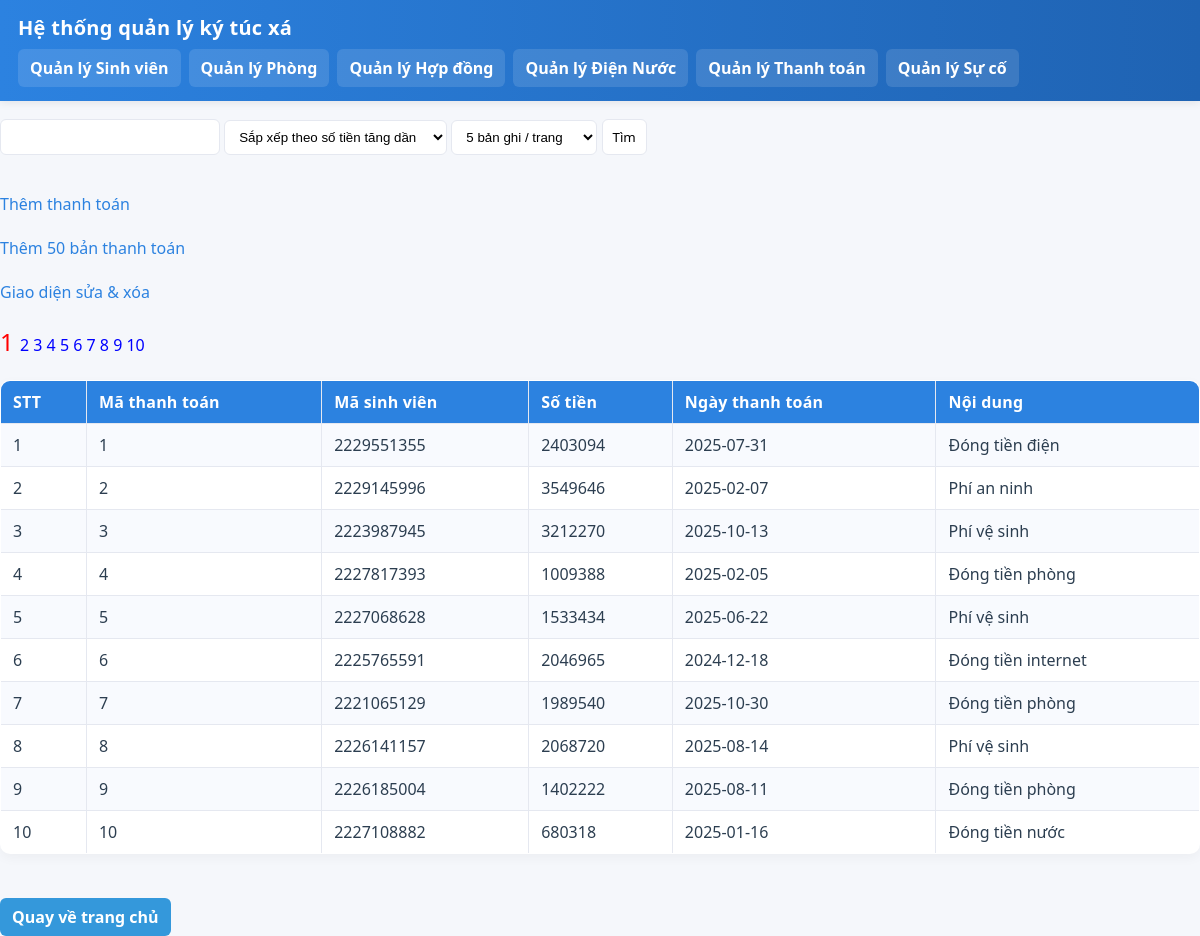
Page /thanhtoan/index.php on the earlier database version.
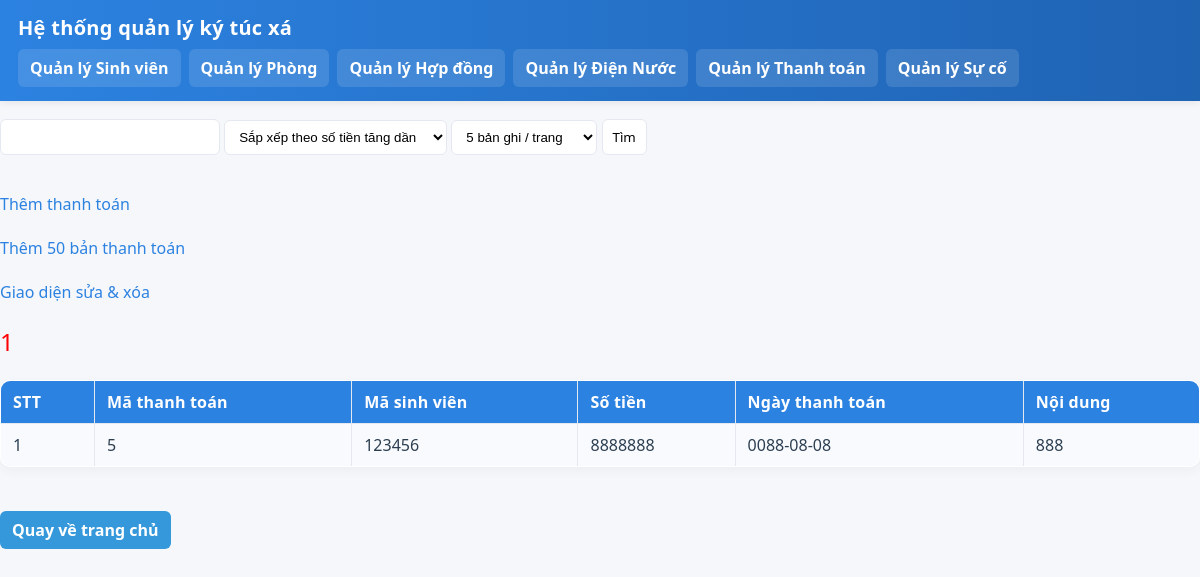
Same page on the later database version.
### tables this page shows
CREATE TABLE `thanhtoan` (
  `MaTT` int(11) NOT NULL,
  `MaSV` varchar(20) DEFAULT NULL,
  `SoTien` int(11) DEFAULT NULL,
  `NgayTT` date DEFAULT NULL,
  `NoiDung` varchar(200) DEFAULT NULL
);

### thanhtoan/index.php (the view, shortened to what this page needs)
<?php include "../menu.php"; ?>
<!DOCTYPE html>
<html>
<head>
</head>
<body>
<form method="GET">
    <input type="text" name="q" value="<?php echo isset($_GET['q']) ? $_GET['q'] : '' ?>">
    <select name="order">
        <option value="ASC" <?php if(isset($_GET['order']) && $_GET['order']=="ASC") echo "selected"; ?>>
            Sắp xếp theo số tiền tăng dần
        </option>
    </select>
    <select name="ppage">
        <?php
        $opts = [5,10,20,30];
        foreach($opts as $o){
            $sel = (isset($_GET['ppage']) && $_GET['ppage']==$o) ? "selected" : "";
            echo "<option value='$o' $sel>$o bản ghi / trang</option>";
        }
        ?>
    </select>
    <input type="submit" name="btnSubmit" value="Tìm">
</form>
<br>
<a href="add.php">  Thêm thanh toán</a><br><br>
<a href="themthanhtoan.php">  Thêm 50 bản thanh toán</a><br><br>
<a href="edit.php">  Giao diện sửa & xóa</a><br><br>
<?php
$con = mysqli_connect("localhost", "root", "", "ktx_management", 3306);
$q = isset($_GET['q']) ? $_GET['q'] : "";
$order = "";
$p = isset($_GET['p']) ? (int)$_GET['p'] : 1;
$ppage = isset($_GET['ppage']) ? (int)$_GET['ppage'] : 10;
$start = ($p - 1) * $ppage;
$limit = "LIMIT $start, $ppage";
$sqlPage = "
    SELECT MaTT
    FROM thanhtoan
    WHERE MaTT LIKE '%$q%' OR MaSV LIKE '%$q%'
";
$resultPage = mysqli_query($con, $sqlPage);
$totalRecords = mysqli_num_rows($resultPage);
$totalPage = ceil($totalRecords / $ppage);
for ($i = 1; $i <= $totalPage; $i++) {
    $od = isset($_GET['order']) ? $_GET['order'] : "";
    $color = ($i == $p) ? "red;font-size:150%" : "blue;text-decoration:none";
    echo "<a href='?q={$q}&order={$od}&p={$i}&ppage={$ppage}'
          style='color:$color'> $i </a> ";
}
echo "<br><br>";
$sql = "
    SELECT MaTT, MaSV, SoTien, NgayTT, NoiDung
    FROM thanhtoan
    WHERE MaTT LIKE '%$q%' OR MaSV LIKE '%$q%'
    $order
    $limit
";
$result = mysqli_query($con, $sql);
echo "<table border='1' width='100%'>
<tr>
    <th>STT</th>
    <th>Mã thanh toán</th>
    <th>Mã sinh viên</th>
    <th>Số tiền</th>
    <th>Ngày thanh toán</th>
    <th>Nội dung</th>
</tr>";
$stt = $start + 1;
while($row = mysqli_fetch_assoc($result)) {
    echo "<tr>
        <td>{$stt}</td>
        <td>{$row['MaTT']}</td>
        <td>{$row['MaSV']}</td>
        <td>{$row['SoTien']}</td>
        <td>{$row['NgayTT']}</td>
        <td>{$row['NoiDung']}</td>
    </tr>";
    $stt++;
}
echo "</table>";
?>
<br><br>
<a href='../index.php' style='
    display:inline-block;
    padding:8px 12px;
    background:#3498db;
    color:white;
    text-decoration:none;
    border-radius:6px;
    font-weight:bold;
'>  Quay về trang chủ </a>
</body>
</html>

Differences in the rows shown:
removed thanhtoan: MaTT "1", MaSV "2229551355", SoTien "2403094", NgayTT "2025-07-31", NoiDung "Đóng tiền điện"
removed thanhtoan: MaTT "2", MaSV "2229145996", SoTien "3549646", NgayTT "2025-02-07", NoiDung "Phí an ninh"
removed thanhtoan: MaTT "3", MaSV "2223987945", SoTien "3212270", NgayTT "2025-10-13", NoiDung "Phí vệ sinh"
removed thanhtoan: MaTT "4", MaSV "2227817393", SoTien "1009388", NgayTT "2025-02-05", NoiDung "Đóng tiền phòng"
removed thanhtoan: MaTT "6", MaSV "2225765591", SoTien "2046965", NgayTT "2024-12-18", NoiDung "Đóng tiền internet"
removed thanhtoan: MaTT "7", MaSV "2221065129", SoTien "1989540", NgayTT "2025-10-30", NoiDung "Đóng tiền phòng"
removed thanhtoan: MaTT "8", MaSV "2226141157", SoTien "2068720", NgayTT "2025-08-14", NoiDung "Phí vệ sinh"
removed thanhtoan: MaTT "9", MaSV "2226185004", SoTien "1402222", NgayTT "2025-08-11", NoiDung "Đóng tiền phòng"
removed thanhtoan: MaTT "10", MaSV "2227108882", SoTien "680318", NgayTT "2025-01-16", NoiDung "Đóng tiền nước"
changed thanhtoan id 5: MaSV "2227068628" → "123456"; SoTien "1533434" → "8888888"; NgayTT "2025-06-22" → "0088-08-08"; NoiDung "Phí vệ sinh" → "888"
Other differences:
list line gone: "2"
list line gone: "3"
list line gone: "4"
list line gone: "5"
list line gone: "6"
list line gone: "7"
list line gone: "8"
list line gone: "9"
list line gone: "10"
